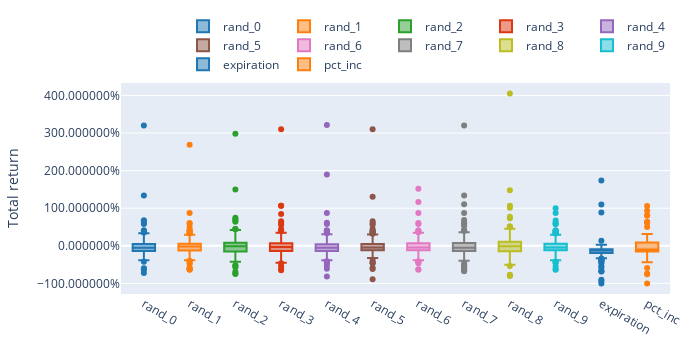

Here is the notebook cell this chart was saved with:
### Code cell
total_return_by_type = total_return.unstack(level='exit_type')[exit_types]

print(pd.DataFrame({
    'Mean': total_return_by_type.mean(),
    'Median': total_return_by_type.median(),
    'Std': total_return_by_type.std(),
}))

total_return_by_type.vbt.boxplot(
    yaxis_title='Total return',
    yaxis_tickformat='%'
).show()

### Figure 1 — Plotly figure (JSON) as saved in the notebook; plotly's stock layout.template omitted (floating-point values rounded to 4 significant figures; data arrays with more than 128 entries replaced by an {"elided": "..."} marker saying what was removed)
{"data": [{"name": "rand_0", "showlegend": true, "type": "box", "uid": "8e45f1be-9d66-433e-9c81-9bedc22be96a", "y": {"elided": "129 float values"}}, {"name": "rand_1", "showlegend": true, "type": "box", "uid": "c99d2d35-6e9d-42c7-b54d-ce1411d335db", "y": {"elided": "129 float values"}}, {"name": "rand_2", "showlegend": true, "type": "box", "uid": "93759a23-238c-4236-8a66-c2206986bea1", "y": {"elided": "129 float values"}}, {"name": "rand_3", "showlegend": true, "type": "box", "uid": "f13c428a-9904-491d-bbcd-da9c6f27b683", "y": {"elided": "129 float values"}}, {"name": "rand_4", "showlegend": true, "type": "box", "uid": "60394111-e49a-43c7-85e5-ec87cb2a878d", "y": {"elided": "129 float values"}}, {"name": "rand_5", "showlegend": true, "type": "box", "uid": "a77ef7db-e7f7-4563-ad00-bf1f894b5d48", "y": {"elided": "129 float values"}}, {"name": "rand_6", "showlegend": true, "type": "box", "uid": "b7f2a520-1c60-47f4-9909-ebfc60e84515", "y": {"elided": "129 float values"}}, {"name": "rand_7", "showlegend": true, "type": "box", "uid": "a835c1e7-3b90-42b5-a2e8-1ad3deccf8de", "y": {"elided": "129 float values"}}, {"name": "rand_8", "showlegend": true, "type": "box", "uid": "1ae0631e-2edc-41c5-9018-fc069310fa56", "y": {"elided": "129 float values"}}, {"name": "rand_9", "showlegend": true, "type": "box", "uid": "67ab6743-b8f6-4e1b-b5aa-4714f3f2fddf", "y": {"elided": "129 float values"}}, {"name": "expiration", "showlegend": true, "type": "box", "uid": "af669f62-5ff4-4121-b07d-492ec8451674", "y": {"elided": "129 float values"}}, {"name": "pct_inc", "showlegend": true, "type": "box", "uid": "d66b5807-123e-45e1-a2db-121ad53dae60", "y": {"elided": "129 float values"}}], "layout": {"height": 350, "legend": {"orientation": "h", "traceorder": "normal", "x": 1, "xanchor": "right", "y": 1.02, "yanchor": "bottom"}, "margin": {"b": 30, "l": 30, "r": 30, "t": 30}, "width": 700, "yaxis": {"tickformat": "%", "title": {"text": "Total return"}}}}
